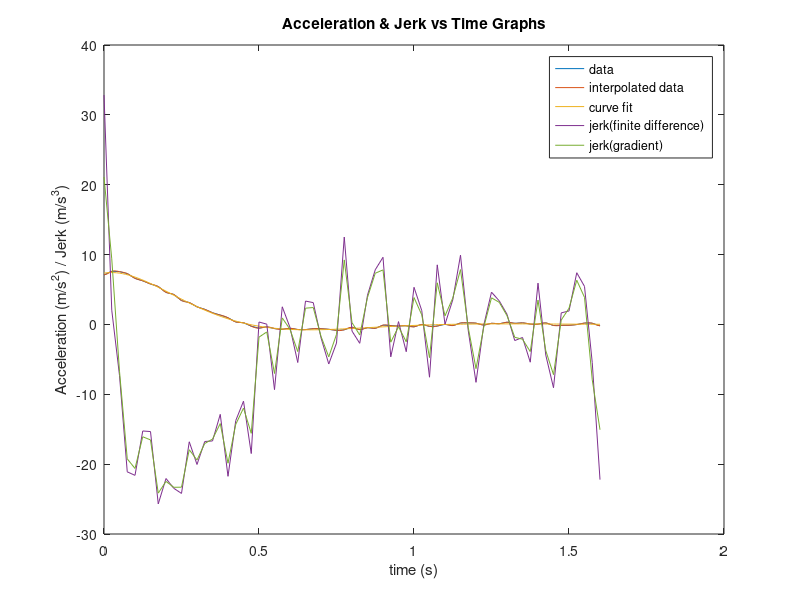
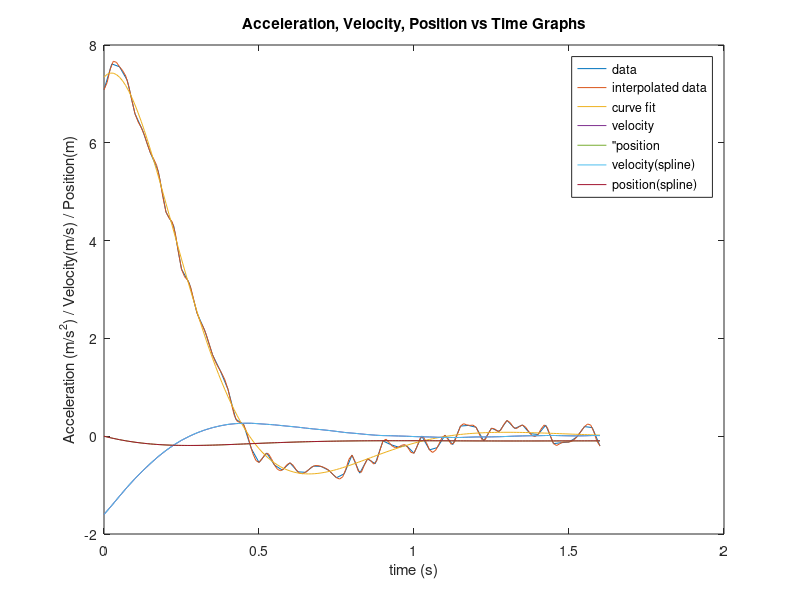
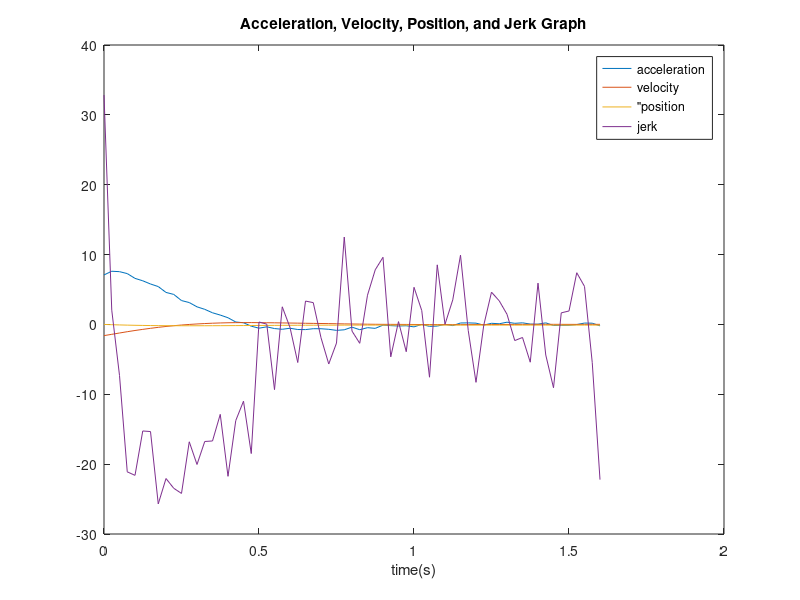
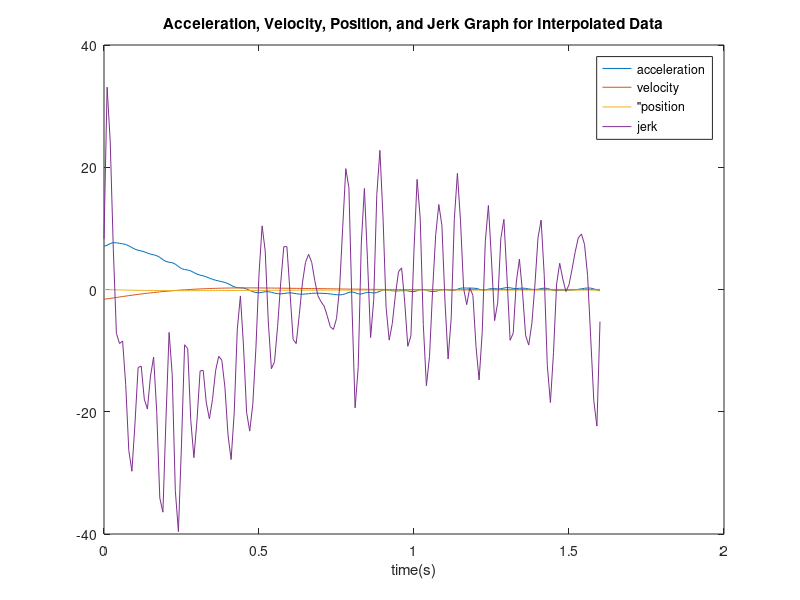

These figures' MATLAB source, in order:
%%              ENGR 240: Applied Numerical Methods
%                           Project 3
% This project will cover the methods of integration and differentiation to
% find the position, velocity, and jerk values using from a damped
% oscillation function and acceleration data, and plot all of them on
% different graphs to compare its values.



load project3_accel.dat %load the data for the project


t = project3_accel(:,1); % time column vector (s)
a = project3_accel(:,2); % acceleration column vector (m/s^2)
n = length(t); %length of t (or a)
h = t(2)-t(1); % find the step of the interval
%% Calculate Jerk using Finite-Difference Formula
% This section will calculate the jerk of the damped oscillation function
% using finite-difference differentiation method from the original data

tic
%Preallocate values for each derivative of the data
dadt_fdf = ones(n,1);

%use forward finite-difference formula for the first two derivatives
dadt_fdf(1) = (-a(3)+4*a(2)-3*a(1))/(2*h);
dadt_fdf(2) = (-a(4)+4*a(3)-3*a(2))/(2*h);

%use centered finite-difference formula for the 3rd and 2nd to last
%derivatives
for k = 3:n-2
    dadt_fdf(k) = (-a(k+2)+8*a(k+1)-8*a(k-1)+a(k-2))/(12*h);
end 

%use backward finite-difference formula for the 2 last derivatives
dadt_fdf(n-1) = (3*a(n-1)-4*a(n-2)+a(n-3))/(2*h);
dadt_fdf(n) = (3*a(n)-4*a(n-1)+a(n-2))/(2*h);
toc

%% SPLINE INTERPOLATION
% This section will compute the jerk value of the damped oscillation using
% a finite-difference differentiation method from an interpolated data
% calculated using a spline function with clamped ends

tic
xx = min(t):0.01:max(t);%calculate the new interval for the time
fx_clamped = [0, a', 0];%clamped end condition
yy_spline_clamped = spline(t,fx_clamped,xx);%spline
h_new = xx(2)-xx(1); %step for the interval
n_int = length(xx); %calculate the length of the time elements 
dadt_int_fdf = ones(length(xx),1); %preallocate a vector for the derivative

%use forward finite-difference formula for the first two derivatives
dadt_int_fdf(1) = (-yy_spline_clamped(3)+4*yy_spline_clamped(2)-3*yy_spline_clamped(1))/(2*h_new);
dadt_int_fdf(2) = (-yy_spline_clamped(4)+4*yy_spline_clamped(3)-3*yy_spline_clamped(2))/(2*h_new);
        
%use centered finite-difference formula for the 3rd and 2nd to last
%derivatives
for p = 3:n_int-2
    dadt_int_fdf(p) = (-yy_spline_clamped(p+2)+8*yy_spline_clamped(p+1)-8*yy_spline_clamped(p-1)+yy_spline_clamped(p-2))/(12*h_new);
end 

%use backward finite-difference formula for the 2 last derivatives
dadt_int_fdf(n_int-1) = (3*yy_spline_clamped(n_int-1)-4*yy_spline_clamped(n_int-2)+yy_spline_clamped(n_int-3))/(2*h_new);
dadt_int_fdf(n_int) = (3*yy_spline_clamped(n_int)-4*yy_spline_clamped(n_int-1)+yy_spline_clamped(n_int-2))/(2*h_new);
toc

tic
%Use the gradient derivative function to calculate the derivative of the
%data
dadt_grad = gradient(a,h);
toc

tic
%Use the gradient derivative function to calculate the derivative of the
%interpolated data
dadt_grad_int = gradient(yy_spline_clamped,0.01);
toc


%% CURVE FIT OF THE DATA
% This section will compute the curved-fitted acceleration data using the
% built-in function "fminsearch" along with the coefficient of
% determination and standard error

tic
%define an anonymous function for the fminsearch
amodel = @(t,A,B,C,D) A.*exp(B.*t).*cos((C.*t)+D);

%calcualte the squared sum of the residuals for fminsearch
ares = @(vars,ti,ai) sum((ai-amodel(ti,vars(1),vars(2),vars(3),vars(4))).^2);

options = optimset('TolX',1e-6,'TolFun',1e-6);
%calculate each variable A,B,C,D for the expected curve fit
vars = fminsearch(ares,[1, 1, 1, 1],options,t,a);

A = vars(1);%variable A
B = vars(2);%variable B
C = vars(3);%variable C
D = vars(4);%variable D

%Calculate the error of the fit
St_nonl = sum((a-mean(a)).^2);
Sr_nonl = sum((a-amodel(t,A,B,C,D)).^2);
r_squared_nonl = 1-Sr_nonl/St_nonl
StandardError_nonl = sqrt(Sr_nonl/(length(t)-4))

tm = min(t):0.01:max(t);
toc

%% DERIVATIVE OF THE CURVE FIT DATA
% This section will compute the jerk values of the damped oscillation using
% a built-in differentiation function "gradient" from the curved-fitted
% data from the previous section

tic
%calculate the derivative of the data using gradient method
dadt_fit_grad = gradient(amodel(tm,A,B,C,D),0.01);
toc

%% INTEGRATION OF THE DATA
% This section will compute the velocity and position values using a
% built-in integration method "cumtrapz" from the original acceleration
% data


tic
% calculate the integral using composite trapezoidal rule to find velocity
I_trapz = cumtrapz(t,a);

v0 = -1.6;%value of v0 (m/s)

vt = v0 + I_trapz;%calculate v(t) from the integration and v0
toc

tic
% calculate the integral using composite trapezoidal rule to find position
I_trapz_2 = cumtrapz(t,vt);

s0 = 0;%value of s0 (m)

st = s0 + I_trapz_2;%calculate s(t) from the integration and s0
toc

%% INTEGRATION OF THE INTERPOLATED DATA
% This section will compute the position and velocity values using a
% built-in integration method "cumtrapz" from the interpolated data

% calculate the integral of the interpolated data using composite
% trapezoidal rule to find velocity
I_spline_v = cumtrapz(xx,yy_spline_clamped);

vt_spline = v0 + I_spline_v;%calculate v(t) of the interpolated data from the 
                            %integration and v0 
toc

tic
% calculate the integral of the interpolated data using composite
% trapezoidal rule to find position
I_spline_s = cumtrapz(xx,vt_spline);

st_spline = s0 + I_spline_s;%calculate s(t) of the interpolated data from the 
                            %integration and s0 
toc

%% INTEGRATION OF THE CURVE FIT
% This section will compute the position and velocity values using a
% built-in integration method "cumtrapz" from the interpolated data

tic
%Calculate the integral of the curve fitted data to find velocity
I_fit_v = cumtrapz(tm,amodel(tm,A,B,C,D));
v_fit = v0 + I_fit_v; %the velocity data of the curve fit 
toc

tic
%Calculate the integral of the curve fitted data to find position
I_fit_s = cumtrapz(tm,v_fit);
s_fit = s0 + I_fit_s;%the position data of the curve fit 
toc

%% PLOT THE GRAPH OF THE RESULTS
% This section will plot of the data that are calculated in 5 separate
% graphs:

%plot the graph of acceleartion and its derivative, jerk
figure(1)
plot(t,a,xx,yy_spline_clamped,tm,amodel(tm,A,B,C,D),t,dadt_fdf,t,dadt_grad)
title('Acceleration & Jerk vs Time Graphs')
xlabel('time (s)')
ylabel('Acceleration (m/s^{2}) / Jerk (m/s^{3})')
legend('data','interpolated data', 'curve fit','jerk(finite difference)','jerk(gradient)')

%plot the graph of acceleartion and its integral, velocity and position
figure(2)
plot(t,a,xx,yy_spline_clamped,tm,amodel(tm,A,B,C,D),t,vt,t,st,xx,vt_spline,xx,st_spline)
title('Acceleration, Velocity, Position vs Time Graphs')
xlabel('time (s)')
ylabel('Acceleration (m/s^{2}) / Velocity(m/s) / Position(m)')
legend('data','interpolated data','curve fit','velocity','"position','velocity(spline)','position(spline)')

%graph of acceleration, velocity, position, and jerk
figure(3)
plot(t,a,t,vt,t,st,t,dadt_fdf)
title('Acceleration, Velocity, Position, and Jerk Graph')
xlabel('time(s)')
legend('acceleration','velocity','"position','jerk')

%graph of acceleration, velocity, position, and jerk from interpolated data
figure(4)
plot(xx,yy_spline_clamped,xx,vt_spline,xx,st_spline,xx,dadt_int_fdf)
title('Acceleration, Velocity, Position, and Jerk Graph for Interpolated Data')
xlabel('time(s)')
legend('acceleration','velocity','"position','jerk')

%graph of acceleration, velocity, position, and jerk from curve fit
figure(5)
plot(tm,amodel(tm,A,B,C,D),tm,v_fit,tm,s_fit,tm,dadt_fit_grad)
title('Acceleration, Velocity, Position, and Jerk Graph for Curve Fit')
xlabel('time(s)')
legend('acceleration','velocity','"position','jerk')


